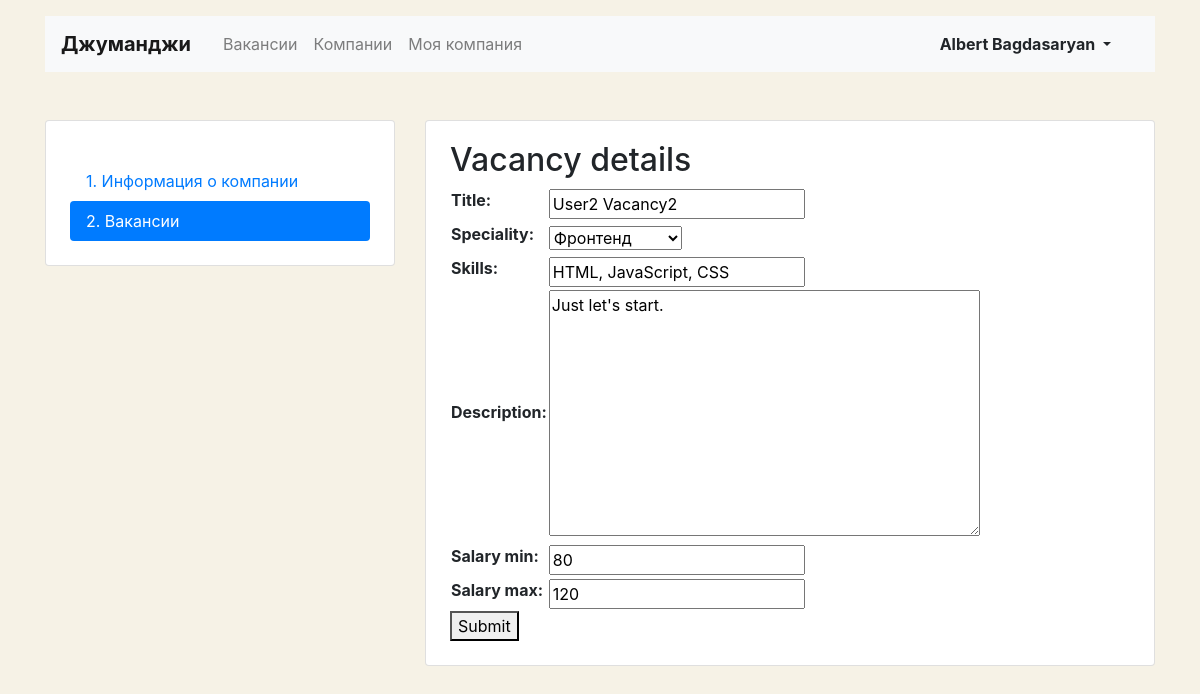
Screenshot of /mycompany/vacancies/1/ (signed in) with the database file from the repository.
### vacancy/models.py (models this page shows, shortened)
class Vacancy(models.Model):
    title = models.CharField(max_length=200)
    speciality = models.ForeignKey(Speciality, on_delete=models.CASCADE, related_name="vacancies")
    skills = models.CharField(max_length=200)
    description = models.TextField()
    salary_min = models.IntegerField()
    salary_max = models.IntegerField()
    published_at = models.DateField(auto_now_add=True)
    company = models.ForeignKey(Company, on_delete=models.CASCADE, related_name='vacancies')

class Speciality(models.Model):
    title = models.CharField(max_length=200)
    code = models.CharField(max_length=200)
    height_field = models.PositiveIntegerField(default=0)
    width_field = models.PositiveIntegerField(default=0)
    def __str__(self):
        return self.title

### vacancy/views.py (the view, shortened to what this page needs)
# urls.py: path('mycompany/vacancies/<int:vacancy_id>/', MyVacancyDetailView.as_view(), name='my_vacancy'),
class MyVacancyDetailView(LoginRequiredMixin, DetailView):
    login_url = '/login/'
    def get(self, request, *args, **kwargs):
        vacancy = get_object_or_404(Vacancy, pk=self.kwargs['vacancy_id'])
        form = VacancyForm(instance=vacancy)
        return render(request, 'vacancy/myvacancy.html', context={'form': form})

### vacancy/forms.py
class VacancyForm(forms.ModelForm):
    class Meta:
        model = Vacancy
        fields = ['title', 'speciality', 'skills', 'description', 'salary_min', 'salary_max']

### vacancy/templates/vacancy/myvacancy.html
{% extends 'vacancy/mycompany.html' %}
{% block tab %}
<section class="tab-pane fade show active">
    <h2>Vacancy details</h2>
    <form enctype="multipart/form-data" method="post">{% csrf_token %}
        <table>{{ form.as_table }}</table>
        <button type="submit">Submit</button>
    </form>
</section>
{% endblock %}

### vacancy/templates/vacancy/mycompany.html (shortened to what this page needs)
{% extends "vacancy/base.html" %}
{% block action %}
<div class="btn-group">
  <button type="button" class="btn dropdown-toggle font-weight-bold" data-toggle="dropdown" aria-haspopup="true" aria-expanded="false">
    {{ request.user.first_name }} {{ request.user.last_name }}
  </button>
</div>
{% endblock %}
{% block main %}
<main class="container mt-3 pb-5">
  <div class="row mt-5">
    <div class="col-12 col-lg-4">
      <aside class="pt-3 pb-4 px-4 mb-5 card">
        <h1 class="h4 pt-2 pb-2">{{ company_name }}</h1>
        <div class="nav flex-column nav-pills">
          <a class="nav-link {% if '/mycompany/' == request.path %} active {% endif %}" href="{% url 'company_edit' %}">1. Информация о&nbsp;компании</a>
          <a class="nav-link {% if '/mycompany/vacancies/' in request.path %} active {% endif %}" href="{% url 'my_vacancies' %}">2. Вакансии</a>
        </div>
      </aside>
    </div>
    <div class="col-12 col-lg-8">
      <div class="card">
        <div class="card-body px-4 pb-4">
          {% block tab %}{% endblock %}
        </div>
      </div>
    </div>
  </div>
</main>
{% endblock %}

### vacancy/templates/vacancy/mycompany.html (style rules this page uses)
body { background-color: #F6F2E6; }

### rows the page displays
Vacancy: title "User2 Vacancy2", speciality "Фронтенд", skills "HTML, JavaScript, CSS", description "Just let's start.", salary_min "80", salary_max "120"

### other values shown
{{ request.user.first_name }} "Albert"
{{ request.user.last_name }} "Bagdasaryan"
